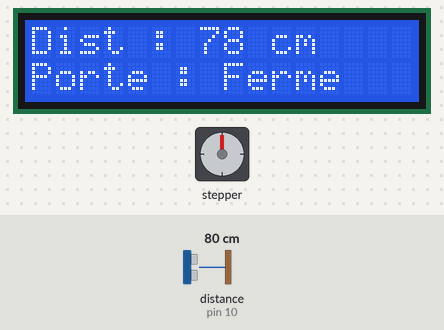
A sketch run on a simulated Arduino Uno, built with avr-gcc and run on an emulated ATmega328P. Parts: 16×2 character LCD, stepper motor. Wiring (inferred from the names in the program): ultrasonic range finder: trigger pin 9; echo pin 10. The inputs (shaded band) are chosen by the test bench; at power-on: distance to the obstacle (sensor on pin 10) 80 cm. The echo pulse lasts 58.3 µs per cm; stepper angles assume 200 steps per turn; what the sketch prints to the serial monitor is not drawn.

Above: at 3.02 s.
3.3 s: distance to the obstacle (sensor on pin 10) set to 34 cm
At 4.2 s:
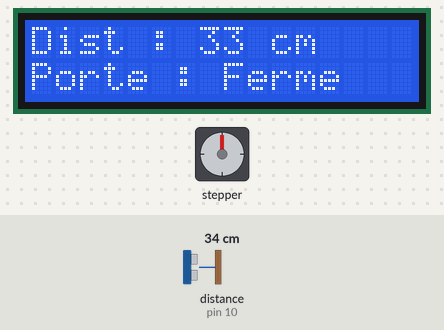
4.8 s: distance to the obstacle (sensor on pin 10) set to 28 cm
At 5.34 s:
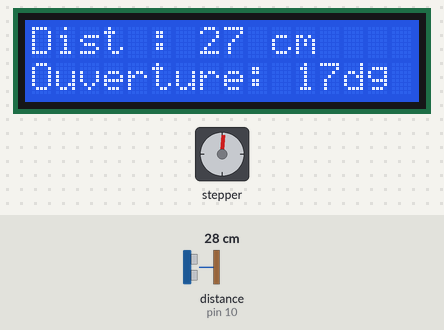
10.1 s: distance to the obstacle (sensor on pin 10) set to 56 cm
At 12.2 s:
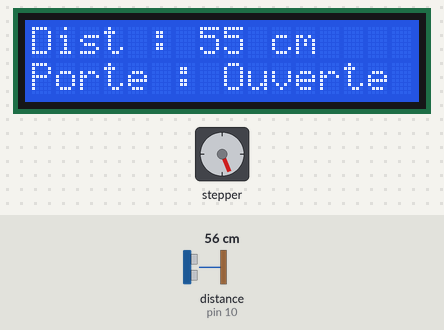
12.7 s: distance to the obstacle (sensor on pin 10) set to 66 cm
At 15.72 s:
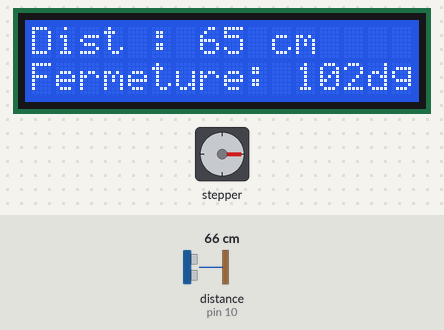
16.9 s: distance to the obstacle (sensor on pin 10) set to 120 cm
At 19.7 s:
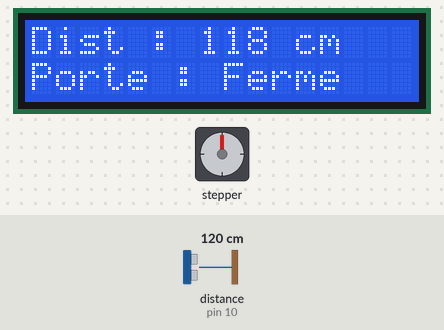
19.9 s: distance to the obstacle (sensor on pin 10) set to 35 cm
At 20.6 s:
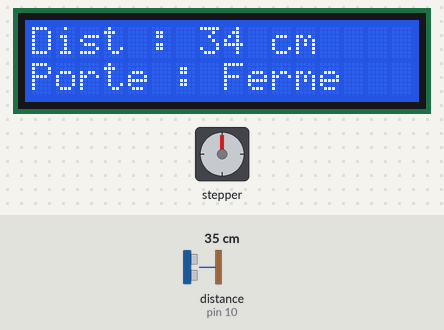
Timing chart, 0 to 22.9 s (numbered marks = the images above; inputs shaded):
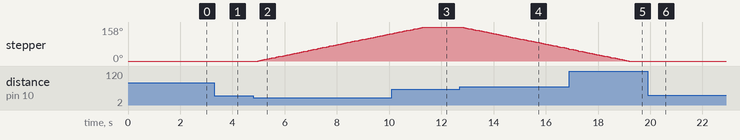

The sketch:

Labo04_fin.ino
```cpp
#include <LCD_I2C.h>
#include <Wire.h>
#include <AccelStepper.h>

#define MOTOR_INTERFACE_TYPE 4

#define IN_1 31
#define IN_2 33
#define IN_3 35
#define IN_4 37

#define TRIGGER_PIN 9
#define ECHO_PIN 10


LCD_I2C lcd(0x27, 16, 2);

AccelStepper myStepper(MOTOR_INTERFACE_TYPE, IN_1, IN_3, IN_2, IN_4);

#define STEPS_PER_REVOLUTION 200
#define QUART_CIRCLE_STEPS (STEPS_PER_REVOLUTION / 2)


#define MIN_ANGLE 10
#define MAX_ANGLE 170
#define QUART_CIRCLE_STEPS_OPEN (STEPS_PER_REVOLUTION * (MAX_ANGLE - MIN_ANGLE) / 360.0)

long duration;
unsigned long distance;
String doorStatus = "Ferme";
unsigned long lastDistanceMeasurement = 0;
unsigned long lastDisplayUpdate = 0;
int currentAngle = MIN_ANGLE;


enum MotorState {
  ATTENTE,
  OUVERTURE,
  FERMETURE,
  MESURE_DISTANCE,
  MISE_A_JOUR_AFFICHAGE,
};

MotorState currentState = ATTENTE;

void setup() {
  lcd.begin();
  Serial.begin(9600);


  lcd.backlight();
  lcd.setCursor(0, 0);
  lcd.print("2419796");
  lcd.setCursor(0, 1);
  lcd.print("Labo 4A");

  delay(2000);


  lcd.clear();
  lcd.backlight();
  lcd.print("Distance:");
  lcd.setCursor(0, 1);
  lcd.print(doorStatus);

  pinMode(TRIGGER_PIN, OUTPUT);
  pinMode(ECHO_PIN, INPUT);

  myStepper.setMaxSpeed(1000);
  myStepper.setAcceleration(500);
  myStepper.setSpeed(200);
}


unsigned long measureDistance() {
  digitalWrite(TRIGGER_PIN, LOW);
  delayMicroseconds(2);
  digitalWrite(TRIGGER_PIN, HIGH);
  delayMicroseconds(10);
  digitalWrite(TRIGGER_PIN, LOW);

  duration = pulseIn(ECHO_PIN, HIGH);
  distance = duration * 0.034 / 2;

  return distance;
}
void updateDisplay() {
  lcd.clear();


  lcd.backlight();
  lcd.setCursor(0, 0);
  lcd.print("Dist : ");
  lcd.print(distance);
  lcd.print(" cm");

  lcd.backlight();
  lcd.setCursor(0, 1);
  lcd.print("Porte : ");
  lcd.print(doorStatus);


  if (doorStatus == "Ouverte") {
    currentAngle = MAX_ANGLE;
  } else {
    currentAngle = MIN_ANGLE;
  }

  Serial.print("etd: 2419796, dist: ");
  Serial.print(distance);
  Serial.print("cm");
  Serial.print(", deg: ");
  Serial.println(currentAngle);
}

void openDoor() {
  if (distance < 30) {
    lcd.backlight();
    lcd.setCursor(0, 1);
    doorStatus = "Ouverture";
    lcd.print(doorStatus);

    for (int degree = MIN_ANGLE; degree <= MAX_ANGLE; degree++) {
      int steps = map(degree, MIN_ANGLE, MAX_ANGLE, 0, QUART_CIRCLE_STEPS_OPEN);
      myStepper.moveTo(steps);
      while (myStepper.distanceToGo() != 0) {
        myStepper.run();
      }
      lcd.backlight();
      lcd.setCursor(0, 1);
      lcd.print("Ouverture: ");
      lcd.print(degree);
      lcd.print("dg    ");
      delay(20);
    }

    doorStatus = "Ouverte";
    lcd.backlight();
    lcd.setCursor(0, 1);
    lcd.print(doorStatus);
  }
}

void closeDoor() {
  if (distance > 60) {
    lcd.backlight();
    lcd.setCursor(0, 1);
    doorStatus = "Fermeture";
    lcd.print(doorStatus);

    for (int degree = MAX_ANGLE; degree >= MIN_ANGLE; degree--) {
      int steps = map(degree, MIN_ANGLE, MAX_ANGLE, 0, QUART_CIRCLE_STEPS_OPEN);
      myStepper.moveTo(steps);
      while (myStepper.distanceToGo() != 0) {
        myStepper.run();
      }
      lcd.backlight();
      lcd.setCursor(0, 1);
      lcd.print("Fermeture: ");
      lcd.print(degree);
      lcd.print("dg    ");
      delay(20);
    }
  }

  doorStatus = "Ferme";
  lcd.backlight();
  lcd.setCursor(0, 1);
  lcd.print(doorStatus);
}


void loop() {
  switch (currentState) {
    case MESURE_DISTANCE:
      measureDistance();
      currentState = MISE_A_JOUR_AFFICHAGE;
      break;

    case MISE_A_JOUR_AFFICHAGE:
      updateDisplay();
      currentState = ATTENTE;
      break;

    case ATTENTE:
      if (distance < 30 && doorStatus == "Ferme") {
        currentState = OUVERTURE;
      } else if (distance > 60 && doorStatus == "Ouverte") {
        currentState = FERMETURE;
      }
      break;

    case OUVERTURE:
      openDoor();
      currentState = MISE_A_JOUR_AFFICHAGE;
      break;

    case FERMETURE:
      closeDoor();
      currentState = MISE_A_JOUR_AFFICHAGE;
      break;
  }


  if (millis() - lastDistanceMeasurement >= 50) {
    lastDistanceMeasurement = millis();
    currentState = MESURE_DISTANCE;
  }
}
```

Measured:
- the behaviour switches between 31 and 30 cm on distance to the obstacle (sensor on pin 10) (found by bisection; images 1 and 2)
- the behaviour switches between 61 and 62 cm on distance to the obstacle (sensor on pin 10) (found by bisection; images 3 and 4)
- after the input at 3.3 s, the display: changes after 0.10 s (image 1)
- after the input at 4.8 s, stepper: keeps turning clockwise at about 25°/s, starting after 0.18 s; the display: first changes after 0.08 s (image 2 shows a later state)
- after the input at 12.7 s, stepper: keeps turning counter-clockwise at about 25°/s, starting after 0.12 s; the display: first changes after 0.05 s (image 4 shows a later state)
- after the input at 19.9 s, the display: changes after 0.07 s (image 6)
